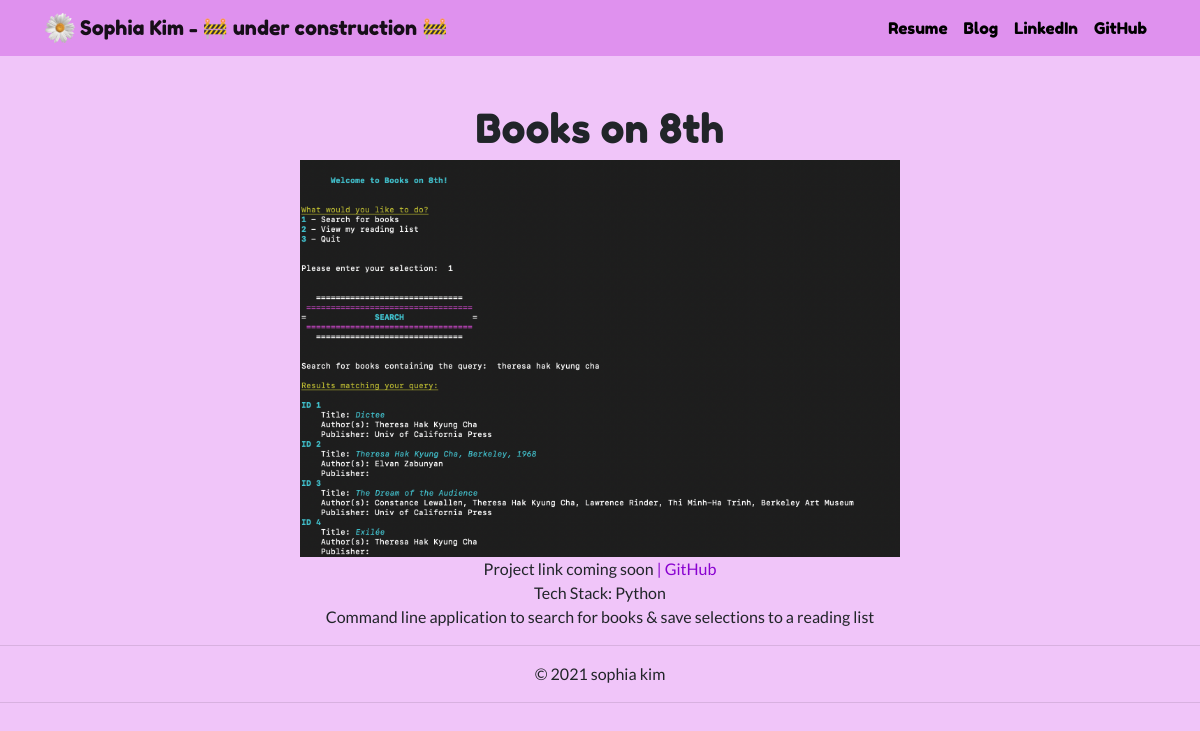
The page /projects/4/ on the database its author committed.
### projects/models.py (models this page shows, shortened)
class Project(models.Model):
  title = models.CharField(max_length=100)
  description = models.CharField(max_length=250)
  stack = models.CharField(max_length=100, blank=True)
  image = models.ImageField(upload_to='projects/images/')
  url = models.URLField(blank=True)
  github = models.URLField(blank=True)

### projects/views.py (the view)
# urls.py: path("<int:pk>/", views.project_detail, name="project_detail"),
def project_detail(request, pk):
  project = get_object_or_404(Project, pk=pk)
  return render(request, 'projects/project_detail.html', {'project': project})

### projects/templates/projects/project_detail.html
{% extends 'projects/base.html' %}
{% block content %}
<h1 class="text-center mt-5" id="section-heading">{{ project.title }}</h1>
<img src="{{ project.image.url }}" width="600">
<br>
{% if project.url %}
  <a href="{{ project.url }}">Project Link</a>
{% else %}
  Project link coming soon
{% endif %}
{% if project.github %}
  <a href="{{ project.github }}">| GitHub </a>
{% else %}
  | GitHub link coming soon
{% endif %}
<br>
Tech Stack: {{ project.stack }}
<br>
{{ project.description|safe }}
{% endblock %}

### projects/static/projects/custom.css (style rules this page uses)
body { background-color: #f0c5f9; margin: 0; font-family: 'Lato', sans-serif; text-align: center; }
#section-heading { font-family: 'Fredoka One', cursive; }
a:link { color: #8801D0 }

### rows shown on the page
Project: title "Books on 8th", image (picture), stack "Python", description "Command line application to search for books & save selections to a reading list"
